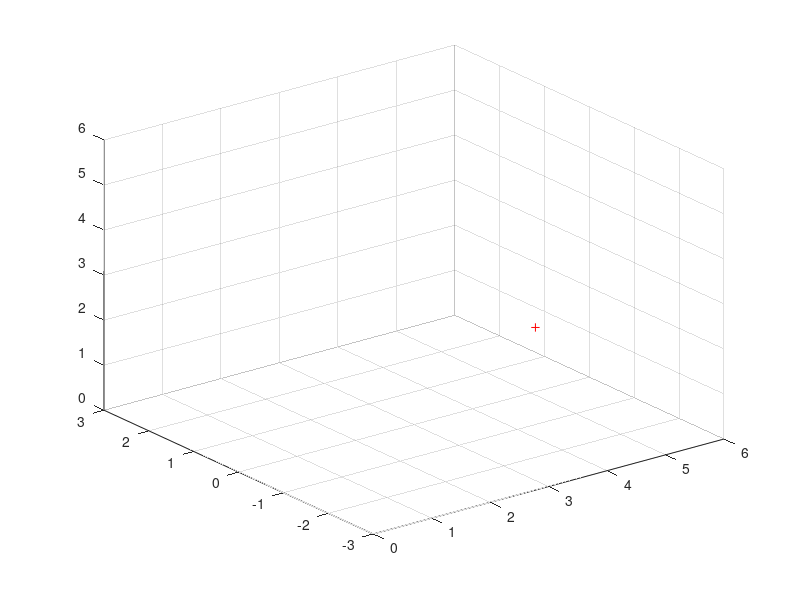

Source code (MATLAB): (Note: this script raises an error after producing the figure.)
% Landmark positions
%Olm_w = [[5; -0.1; 1.5] [5; 0.1; 1.5] [5; 0.1; 1.7] [5; -0.1; 1.7]];
Olm_w = [5; -0.1; 1.5];
Nlm = 1;
cm_height = 0.8;

h3DSim = figure;
plot3(Olm_w(1,:),Olm_w(2,:),Olm_w(3,:),'+r');

% Setup of the scene
grid on;
hold on;
axis([0 6 -3 3 0 6]);

% Center of mass desired position
Odcm_w = [2; -1; cm_height; 0; 0; 0];
Tdcm_w = computeTransfMatrix(Odcm_w);
drawAxis(Tdcm_w);

% Camera position with respect of center of mass
Ocam_cm = [0; 0; 0.8; 0; 90; 0];
Tcam_cm = computeTransfMatrix(Ocam_cm);

% Desired camera position
Tdcam_w = Tdcm_w*Tcam_cm;
Tw_dcam = inv(Tdcam_w);
drawAxis(Tdcam_w);  

% Projection in the desired position
Olm_dcam = Tw_dcam*[Olm_w;ones(1,Nlm)];
lmd_proj = projectToImagePlane(Olm_dcam);

h2DProj = figure;
plot(lmd_proj(2,:),-lmd_proj(1,:),'+b');
hold on;
grid on;
axis([-0.4 0.0 -0.2 0.2 ])

colors = get(0,'DefaultAxesColorOrder');

ITMAX = 40;
% Center of mass initial position
Ocm_w = [1; 0; 0.8; 0; 0; 0];

for it=1:ITMAX
    
    % Update center of mass transformations
    Tcm_w = computeTransfMatrix(Ocm_w);
    figure(h3DSim);
    drawAxis(Tcm_w);

    % Update camera transformations 
    Tcam_w = Tcm_w*Tcam_cm;
    Tw_cam = inv(Tcam_w);
    drawAxis(Tcam_w);

    % Transform to camera frame
    Olm_cam = Tw_cam*[Olm_w;ones(1,Nlm)];
    % Project current features
    lm_proj = projectToImagePlane(Olm_cam);
    
    figure(h2DProj);
    plot(lm_proj(2,:),-lm_proj(1,:),'+g','MarkerSize',4);
      
    if it == 1
        matLinProj = linearizeProjection(Olm_cam);
        coeffsLin = matLinProj(:,1:3)*Tcm_cam(1:3,1:3); 
    end
    
    lm_proj_lin = matLinProj*Olm_cam;
    plot(lm_proj_lin(2,:),-lm_proj_lin(1,:),'+r','MarkerSize',4);
    
    Ocm_w = Ocm_w + [0.01; 0.01; 0; 0; 0; 0];    
    
    pause(0.1);
end
